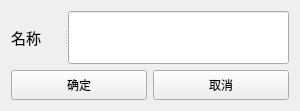
<?xml version="1.0" encoding="UTF-8"?>
<ui version="4.0">
 <class>SubForm_Name</class>
 <widget class="QWidget" name="SubForm_Name">
  <property name="geometry">
   <rect>
    <x>0</x>
    <y>0</y>
    <width>300</width>
    <height>111</height>
   </rect>
  </property>
  <property name="windowTitle">
   <string>Form</string>
  </property>
  <layout class="QGridLayout" name="gridLayout_2">
   <item row="0" column="0">
    <layout class="QGridLayout" name="gridLayout">
     <item row="0" column="0" colspan="2">
      <widget class="QSplitter" name="splitter">
       <property name="orientation">
        <enum>Qt::Orientation::Horizontal</enum>
       </property>
       <widget class="QLabel" name="label_name">
        <property name="minimumSize">
         <size>
          <width>0</width>
          <height>30</height>
         </size>
        </property>
        <property name="font">
         <font>
          <pointsize>11</pointsize>
         </font>
        </property>
        <property name="text">
         <string>名称</string>
        </property>
       </widget>
       <widget class="QLineEdit" name="line_input">
        <property name="minimumSize">
         <size>
          <width>0</width>
          <height>31</height>
         </size>
        </property>
        <property name="font">
         <font>
          <pointsize>10</pointsize>
         </font>
        </property>
       </widget>
      </widget>
     </item>
     <item row="1" column="0">
      <widget class="QPushButton" name="button_name_confirm">
       <property name="minimumSize">
        <size>
         <width>0</width>
         <height>30</height>
        </size>
       </property>
       <property name="text">
        <string>确定</string>
       </property>
      </widget>
     </item>
     <item row="1" column="1">
      <widget class="QPushButton" name="button_name_cancel">
       <property name="minimumSize">
        <size>
         <width>0</width>
         <height>30</height>
        </size>
       </property>
       <property name="text">
        <string>取消</string>
       </property>
      </widget>
     </item>
    </layout>
   </item>
  </layout>
 </widget>
 <resources/>
 <connections/>
</ui>
